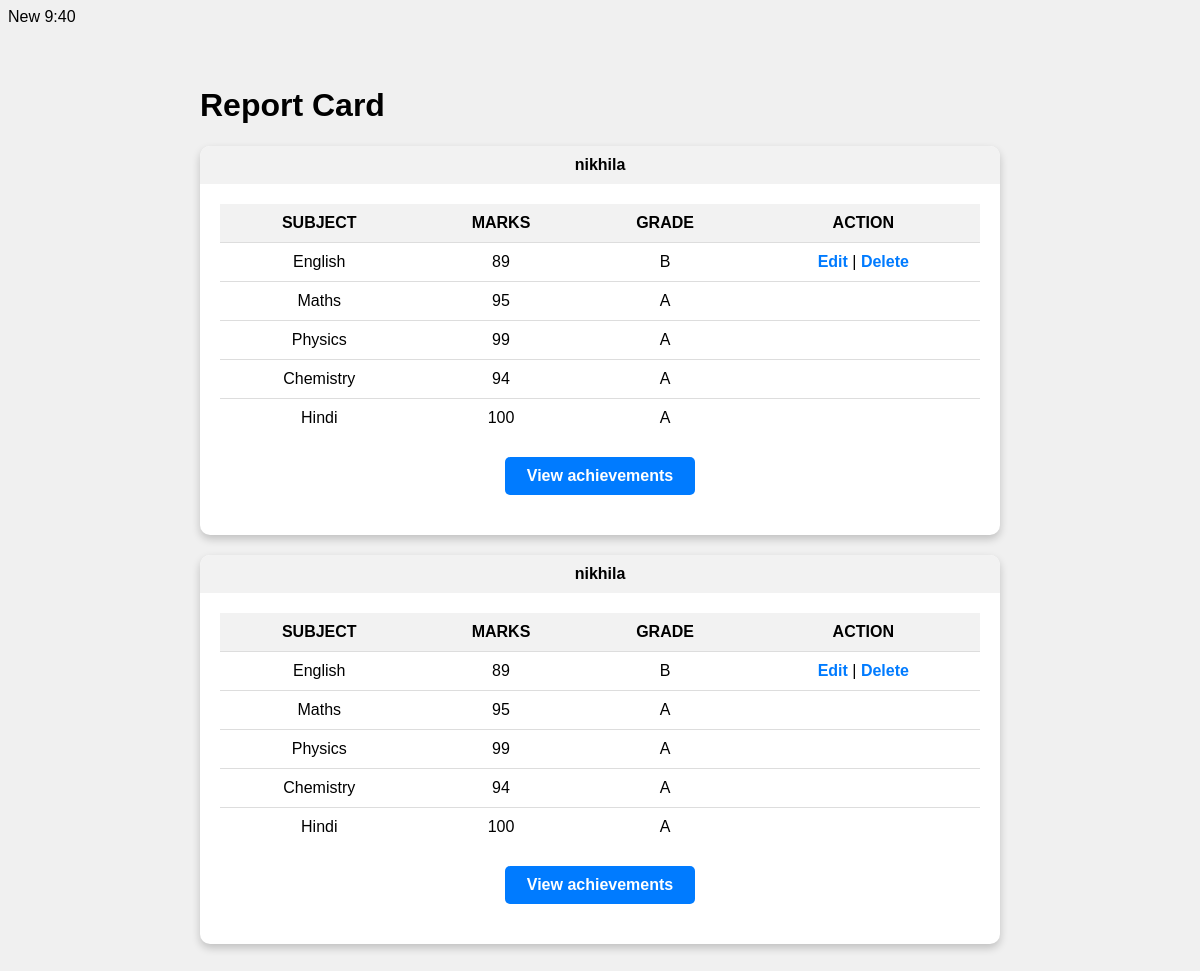
The app's page /certificatereportapp/reportlist/ with its own data.
### certificatereportapp/models.py (models this page shows, shortened)
class Reportcard(models.Model):
    stuname = models.ForeignKey(Student, on_delete=models.CASCADE)
    sub1 = models.ForeignKey(Subject, related_name='sub1', on_delete=models.CASCADE)
    mark1 = models.IntegerField()
    sub2 = models.ForeignKey(Subject, related_name='sub2', on_delete=models.CASCADE)
    mark2 = models.IntegerField()
    sub3 = models.ForeignKey(Subject, related_name='sub3', on_delete=models.CASCADE)
    mark3 = models.IntegerField()
    sub4 = models.ForeignKey(Subject, related_name='sub4', on_delete=models.CASCADE)
    mark4 = models.IntegerField()
    sub5 = models.ForeignKey(Subject, related_name='sub5', on_delete=models.CASCADE)
    mark5 = models.IntegerField()
    def get_grade(self, mark):
        if mark >= 90:  # Assuming full marks for each subject is 100, total is 500
            return 'A'
        elif mark >= 80:
            return 'B'
        elif mark >= 70:
            return 'C'
        elif mark >= 60:
            return 'D'
        else:
            return 'F'
    def grades(self):
        return {
            'sub1': self.get_grade(self.mark1),
            'sub2': self.get_grade(self.mark2),
            'sub3': self.get_grade(self.mark3),
            'sub4': self.get_grade(self.mark4),
            'sub5': self.get_grade(self.mark5),
        }

class Subject(models.Model):
    name = models.CharField(max_length=100)
    def __str__(self):
        return self.name

### certificatereportapp/views.py (the view)
# urls.py: path('reportlist/',ReportCardListView.as_view(),name='reportcard_list'),
class ReportCardListView(View):
    def get(self, request):
        reportcards = Reportcard.objects.all()
        return render(request, 'reportcard/report_list.html', {'reportcards': reportcards})

### templates/reportcard/report_list.html (shortened to what this page needs)
<!DOCTYPE html>
<html lang="en">
<head>
</head>
<body>
    <div class="container">
        <h1>Report Card</h1>
        {% for reportcard in reportcards %}
        <div class="card">
            <div class="card-header">{{ reportcard.stuname }}</div>
            <div class="card-body">
                <table>
                    <thead>
                        <tr>
                            <th>Subject</th>
                            <th>Marks</th>
                            <th>Grade</th>
                            <th>Action</th>
                        </tr>
                    </thead>
                    <tbody>
                        <tr>
                            <td>{{reportcard.sub1}}</td>
                            <td>{{ reportcard.mark1 }}</td>
                            <td>{{ reportcard.grades.sub1 }}</td>
                            <td><a href="{% url 'reportcard_update' reportcard.pk %}" class="edit-link">Edit</a> | <a href="{% url 'reportcard_delete' reportcard.pk %}" class="delete-link">Delete</a></td>
                        </tr>
                        <tr>
                            <td>{{reportcard.sub2}}</td>
                            <td>{{ reportcard.mark2 }}</td>
                            <td>{{ reportcard.grades.sub2 }}</td>
                            <td></td>
                        </tr>
                        <tr>
                            <td>{{reportcard.sub3}}</td>
                            <td>{{ reportcard.mark3 }}</td>
                            <td>{{ reportcard.grades.sub3 }}</td>
                            <td></td>
                        </tr>
                        <tr>
                            <td>{{reportcard.sub4}}</td>
                            <td>{{ reportcard.mark4 }}</td>
                            <td>{{ reportcard.grades.sub4 }}</td>
                            <td></td>
                        </tr>
                        <tr>
                            <td>{{reportcard.sub5}}</td>
                            <td>{{ reportcard.mark5 }}</td>
                            <td>{{ reportcard.grades.sub5 }}</td>
                            <td></td>
                        </tr>
                    </tbody>
                </table>
                <a href="{% url 'achievement_view' reportcard.pk %}" class="view-achievements">View achievements</a>
            </div>
        </div>
        {% endfor %}
    </div>
</body>
</html>

### templates/reportcard/report_list.html (style rules this page uses)
body { font-family: Arial, sans-serif; background-color: #F0F0F0; }
.container { max-width: 800px; margin: 20px auto; padding: 20px; background-color: #F0F0F0; }
.card { background-color: #fff; box-shadow: 0 4px 8px 0 rgba(0,0,0,0.2); transition: 0.3s; border-radius: 10px; margin-bottom: 20px; }
.card-header { background-color: #F2F2F2; padding: 10px; border-top-left-radius: 10px; border-top-right-radius: 10px; text-align: center; font-weight: bold; }
.card-body { padding: 20px; }
.card-body table { width: 100%; border-collapse: collapse; }
.card-body table th, .card-body table td { padding: 10px; text-align: center; border-bottom: 1px solid #ddd; }
.card-body table th { background-color: #F2F2F2; font-weight: bold; text-transform: uppercase; }
.card-body table tr:last-child td { border-bottom: none; }
.edit-link, .delete-link { color: #007BFF; text-decoration: none; font-weight: bold; }
.view-achievements { display: block; width: 150px; margin: 20px auto; text-align: center; padding: 10px 20px; background-color: #007BFF; color: #fff; text-decoration: none; border-radius: 5px; font-weight: bold; transition: background-color 0.3s; }

### records on screen
Reportcard: stuname "nikhila", sub1 "English", mark1 "89", grades.sub1 "B", sub2 "Maths", mark2 "95", grades.sub2 "A", sub3 "Physics", mark3 "99", grades.sub3 "A", sub4 "Chemistry", mark4 "94", grades.sub4 "A", sub5 "Hindi", mark5 "100", grades.sub5 "A"
Reportcard: stuname "nikhila", sub1 "English", mark1 "89", grades.sub1 "B", sub2 "Maths", mark2 "95", grades.sub2 "A", sub3 "Physics", mark3 "99", grades.sub3 "A", sub4 "Chemistry", mark4 "94", grades.sub4 "A", sub5 "Hindi", mark5 "100", grades.sub5 "A"
